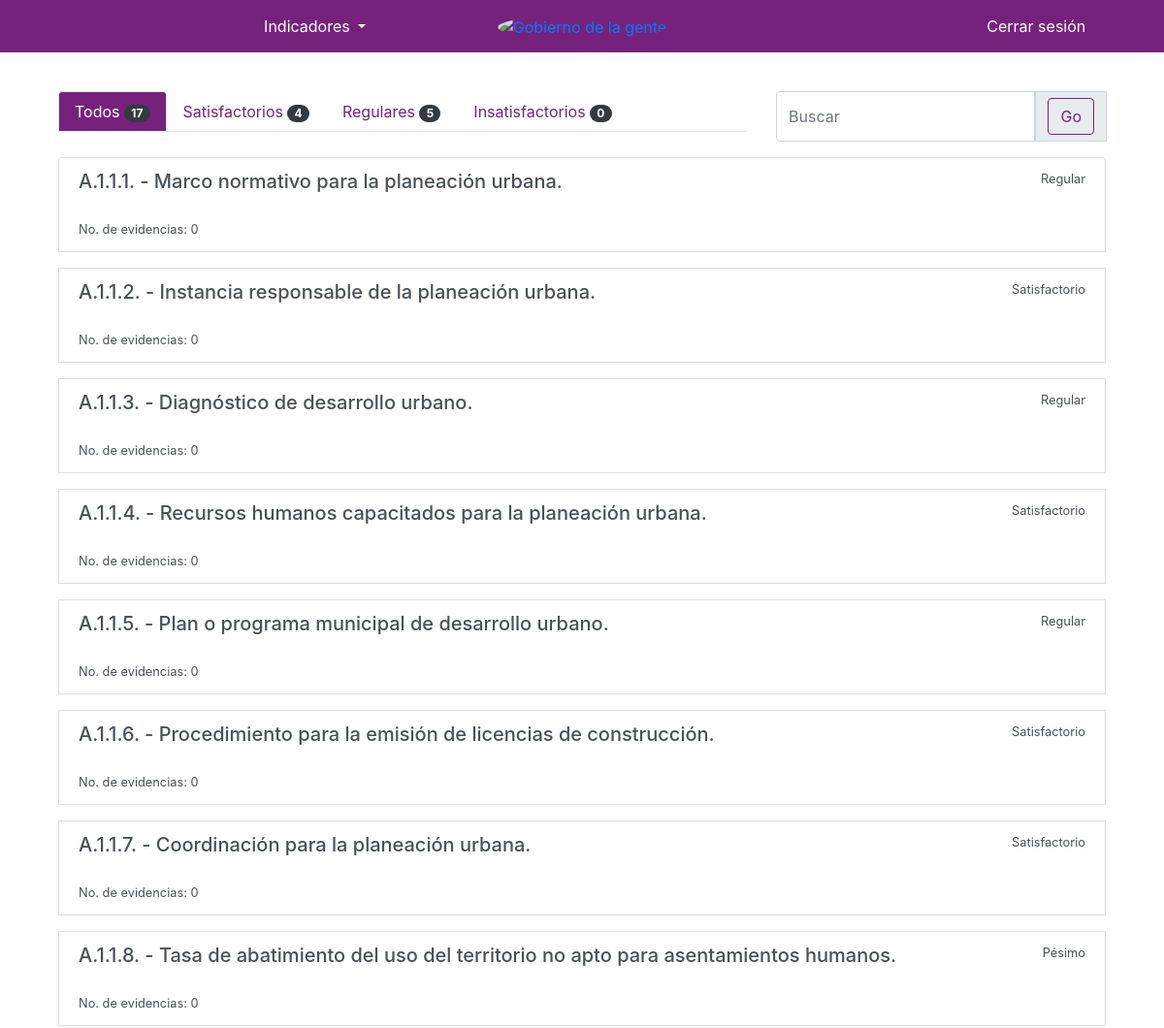
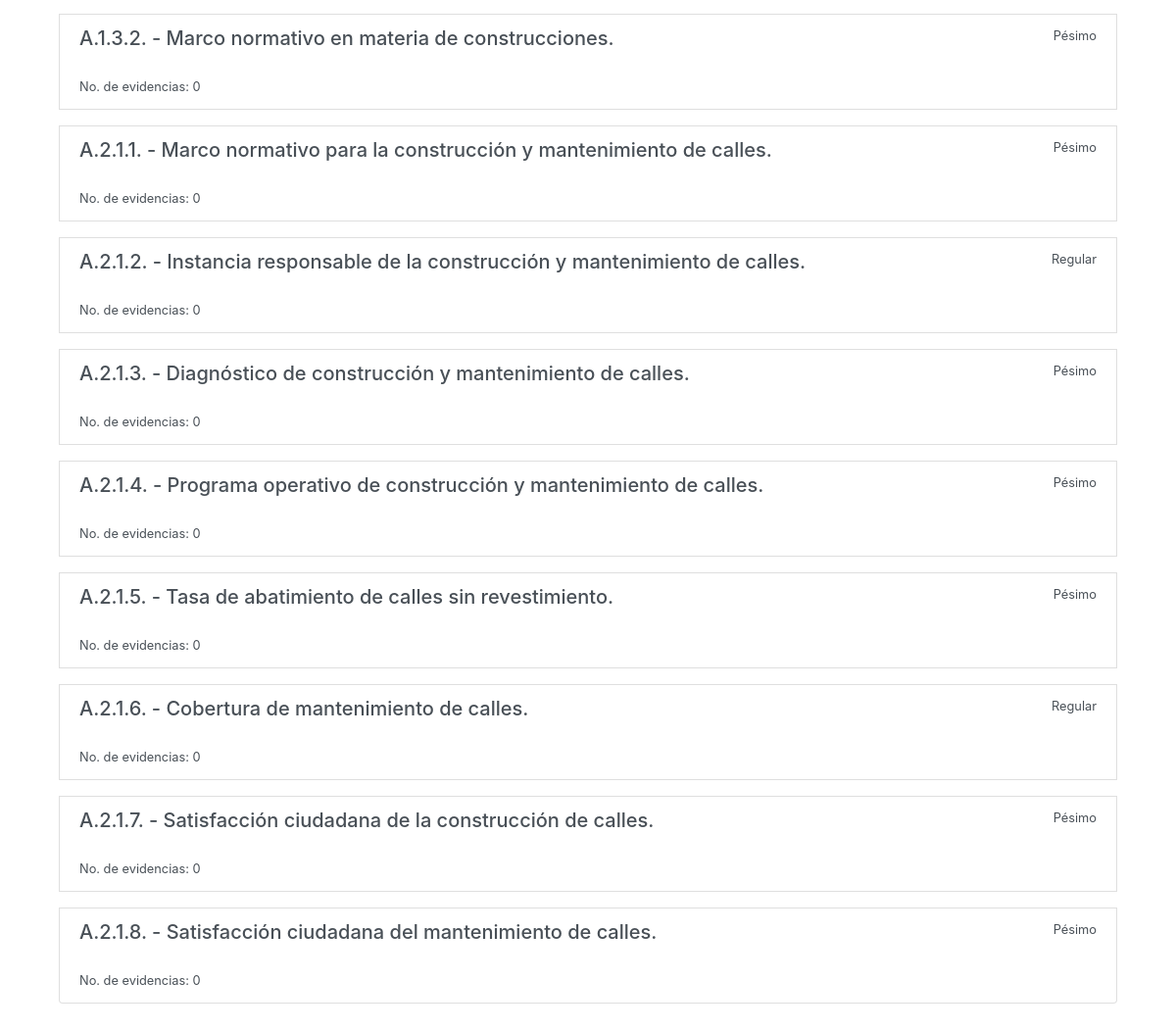
/indicadores/ (signed in), run on an earlier commit of the app's database (2 pictures, top to bottom).
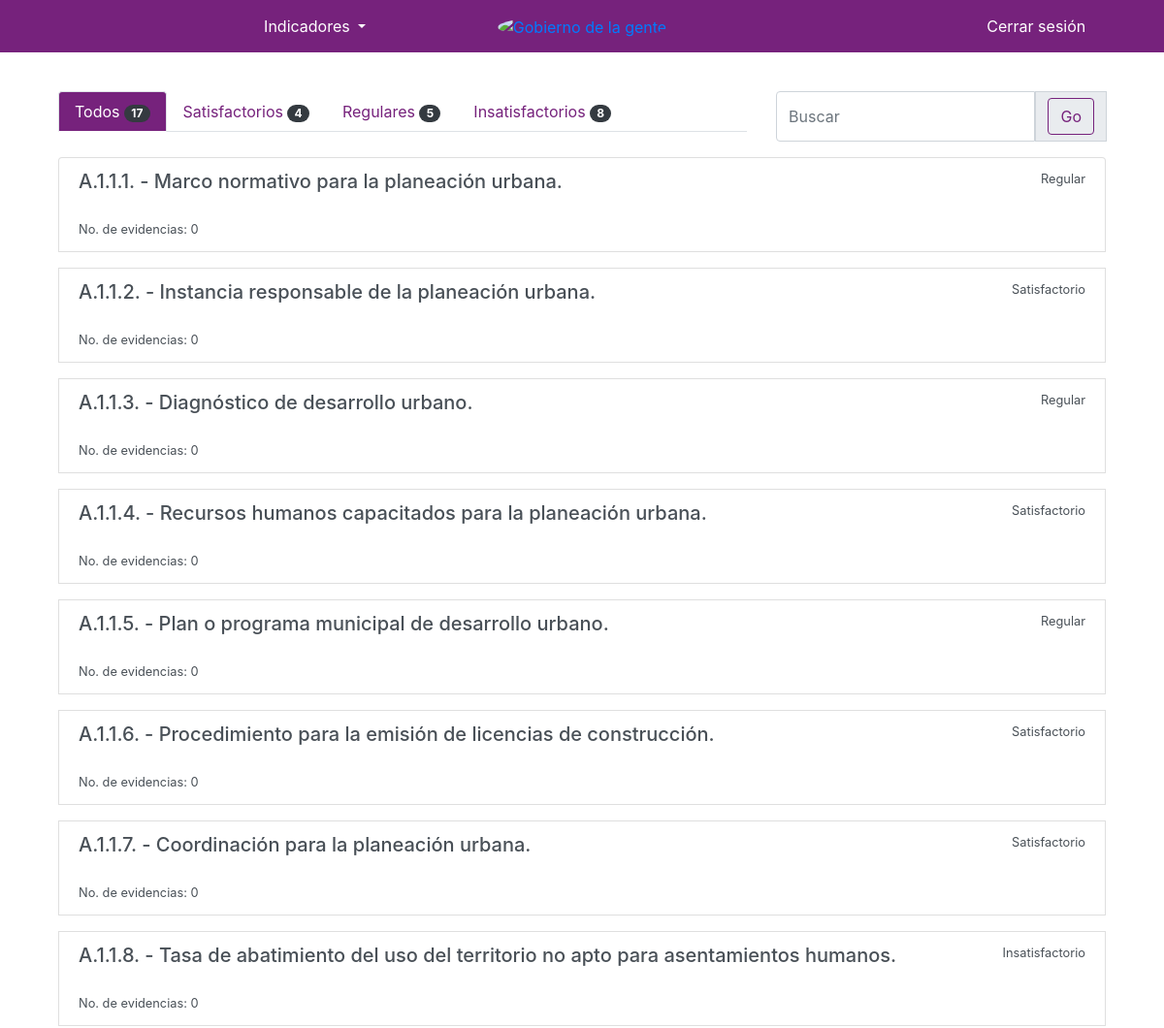
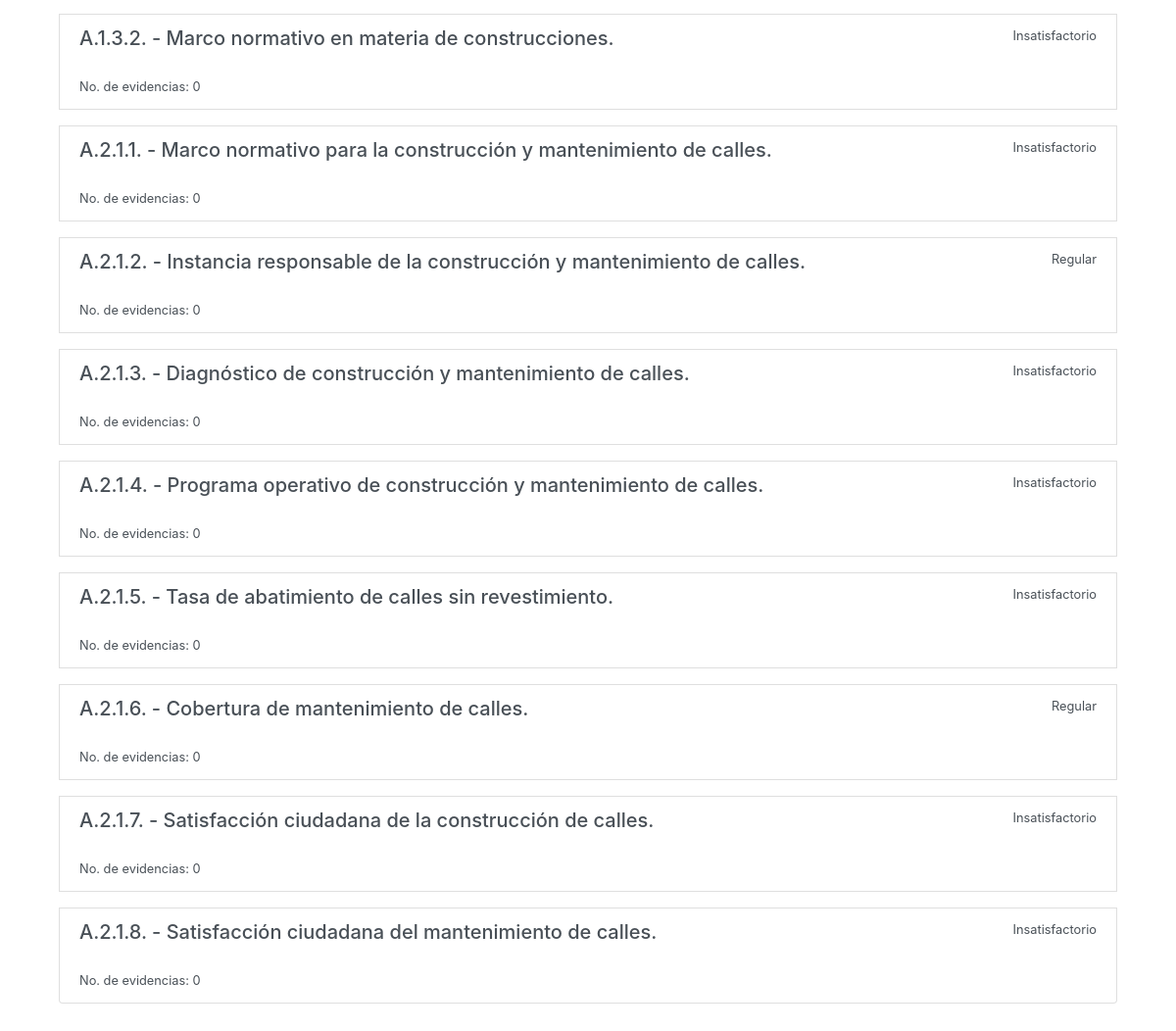
And on a later commit of the database (2 pictures, top to bottom).
### indicadores/models.py (models this page shows)
class Indicador(models.Model):
    indicador = models.CharField(max_length=10)
    nombre = models.TextField()
    descripcion = models.TextField(blank=True, null=True)
    metodo_calculo = models.TextField(blank=True, null=True)
    nivel = models.CharField(max_length=15, choices=choices_nivel, blank=True, null=True)
    dimension = models.CharField(max_length=144, blank=True, null=True)
    criterios_evaluacion = models.TextField(blank=True, null=True)
    area = models.ForeignKey(User, related_name='indicadores', on_delete=models.CASCADE)
    status = models.CharField(max_length=15, choices=choices_status)
    created = models.DateTimeField(auto_now_add=True)
    updated = models.DateTimeField(auto_now=True)
    evidencia = models.FileField(upload_to="evidencias/archivos/", blank=True, null=True)
    def __str__(self):
        return self.indicador + ' - ' + self.nombre
    def get_absolute_url(self):
        return reverse('indicadores:detail', kwargs={'pk':self.pk})

### indicadores/views.py (the view)
# urls.py: path('', indicadoresListView.as_view(), name="list"),
class indicadoresListView(views.View):
    def get(self, request):
        print("LLEGO A TODOS")
        template_name="indicadores/indicador_list.html"
        q = request.GET.get('q')
        print(q)
        indicadores = Indicador.objects.filter(area=request.user)
        if q:
            indicadores = Indicador.objects.filter(Q(area=request.user),
                                                    Q(nombre__icontains=q)|
                                                    Q(indicador__icontains=q)|
                                                     Q(descripcion__icontains=q)).distinct()
        total = len(Indicador.objects.filter(area=request.user))
        verde = len(Indicador.objects.filter(area=request.user, status="Satisfactorio"))
        amarillo = len(Indicador.objects.filter(area=request.user, status="Regular"))
        rojo = len(Indicador.objects.filter(area=request.user, status="Insatisfactorio"))
        context = {'indicadores':indicadores,
                   'tab': 'all',
                   'total': total,
                   'verde': verde,
                   'amarillo': amarillo,
                   'rojo': rojo
                   }
        return render(request, template_name, context)

### indicadores/templates/indicadores/indicador_list.html (shortened to what this page needs)
{% extends 'base.html' %}
{% load static %}
{% block content %}
    <div class="container">
        <div class="row">
            <div class="col-md-8">
                <ul class="nav nav-tabs d-flex justify-content-start margin-bottom-small">
              <li class="nav-item">
                <a class="nav-link {% if tab == "all" %} active {% endif %}" href="{% url 'indicadores:list' %}">Todos
                <span class="badge badge-pill badge-dark">{{ total }}</span></a>
              </li>
              <li class="nav-item">
                <a class="nav-link {% if tab == "green" %} active {% endif %}" href="{% url 'indicadores:satisfactorio' %}">Satisfactorios
                <span class="badge badge-pill badge-dark">{{ verde }}</span></a>
              </li>
              <li class="nav-item">
                <a class="nav-link {% if tab == "yellow" %} active {% endif %}" href="{% url 'indicadores:regular' %}">Regulares
                <span class="badge badge-pill badge-dark">{{ amarillo }}</span></a>
              </li>
              <li class="nav-item">
                <a class="nav-link {% if tab == "red" %} active {% endif %}" href="{% url 'indicadores:pesimo' %}">Insatisfactorios
                <span class="badge badge-pill badge-dark">{{ rojo }}</span></a>
              </li>
            </ul>
            </div>
            <div class="col-md-4">
                    {% if tab == "all" %}
                        <form action="{% url 'indicadores:list' %}"
                    {% elif tab == "green" %}
                        <form action="{% url 'indicadores:satisfactorio' %}"
                    {% elif tab == "yellow" %}
                        <form action="{% url 'indicadores:regular' %}"
                    {% else %}
                        <form action="{% url 'indicadores:pesimo' %}"
                    {% endif %}
                    method="get" class="d-flex flex-row">
                        <div class="input-group mb-3">
                            <input type="text" class="form-control" placeholder="Buscar" name="q" value="{{ request.GET.q }}" aria-label="Nombre de Usuario" aria-describedby="basic-addon1" >
                            <div class="input-group-prepend">
                                <span class="input-group-text" id="basic-addon1">
                                   <input class="btn btn-outline-primary " type="submit" name="submit" value="Go">
                                </span>
                            </div>
                        </div>
                </form>
            </div>
        </div>
        <div class="row">
            <div class="col-md-12">
                <div class="list-group">
                    {% for indicador in indicadores %}
                        <a href="{{ indicador.get_absolute_url }}" class="list-group-item margin-bottom-small list-group-item-action flex-column aligm-items-start
                          {% if indicador.status == 'Satisfactorio' %}
                          green-hover
                          {% elif indicador.status == 'Regular' %}
                           yellow-hover
                            {% else %}
                            red-hover
                            {% endif %}">
                            <div class="d-flex justify-content-between">
                                <h5>{{ indicador }}</h5>
                                <small>{{ indicador.status }}</small>
                            </div>
                            <small> No. de evidencias: {{ indicador.evidencias.count }}</small>
                        </a>
                    {% endfor %}
                </div>
            </div>
        </div>
    </div>
{% endblock %}

What changed in the data, as far as the page shows it:
changed Indicador (number 8 of 17 on the later page): status "Pésimo" → "Insatisfactorio"
changed Indicador "A.1.3.2. - Marco normativo en materia de construcciones.": status "Pésimo" → "Insatisfactorio"
changed Indicador "A.2.1.1. - Marco normativo para la construcción y mantenimiento de calles.": status "Pésimo" → "Insatisfactorio"
changed Indicador "A.2.1.3. - Diagnóstico de construcción y mantenimiento de calles.": status "Pésimo" → "Insatisfactorio"
changed Indicador "A.2.1.4. - Programa operativo de construcción y mantenimiento de calles.": status "Pésimo" → "Insatisfactorio"
changed Indicador "A.2.1.5. - Tasa de abatimiento de calles sin revestimiento.": status "Pésimo" → "Insatisfactorio"
changed Indicador "A.2.1.7. - Satisfacción ciudadana de la construcción de calles.": status "Pésimo" → "Insatisfactorio"
changed Indicador "A.2.1.8. - Satisfacción ciudadana del mantenimiento de calles.": status "Pésimo" → "Insatisfactorio"
Also different on the page:
{{ rojo }}: "0" → "8"
